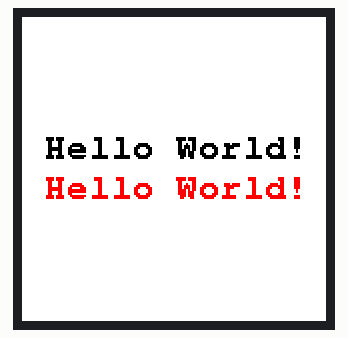
The program below on a simulated ESP32. Parts: 152×152 colour display.

Above: at 15.1 s.

The program:

main.cpp
```cpp
#include <Arduino.h>

#include "Adafruit_EPD.h"
#include <Fonts/FreeMonoBold9pt7b.h>

#define EPD_DC 17
#define EPD_CS 5
#define EPD_BUSY 4 // can set to -1 to not use a pin (will wait a fixed delay)
#define SRAM_CS -1
#define EPD_RESET 16 // can set to -1 and share with microcontroller Reset!
#define EPD_SPI &SPI // primary SPI

// 1.54" EPD 152x152
Adafruit_SSD1619 display(152, 152, EPD_DC, EPD_RESET, EPD_CS, SRAM_CS, EPD_BUSY, EPD_SPI);

// or when you use custom SPI pins:
// Adafruit_IL0373 display(int width, int height, int16_t SID, int16_t SCLK, int16_t DC, int16_t RST, int16_t CS, int16_t SRCS, int16_t MISO,	int16_t BUSY);

// You will need to install the Adafruit_EPD and Adafruit_GFX library to run this script.

// To draw on the display, you can use all drawing functions from the Adafruit GFX library
// https://learn.adafruit.com/adafruit-gfx-graphics-library/overview
// other examples: https://github.com/adafruit/Adafruit_EPD/tree/master/examples

void setup() {
	Serial.begin(115200);

	display.begin();

	display.setRotation(2);

	display.clearBuffer();

	display.setFont(&FreeMonoBold9pt7b);

	const char HelloWorld[] = "Hello World!";

	int16_t tbx, tby;
	uint16_t tbw, tbh;
	display.getTextBounds(HelloWorld, 0, 0, &tbx, &tby, &tbw, &tbh);
	uint16_t x = ((display.width() - tbw) / 2) - tbx;
	uint16_t y = ((display.height() - tbh) / 2) - tby;

	display.fillScreen(EPD_WHITE);

	display.setTextColor(EPD_BLACK);
	display.setCursor(x, y - 10);
	display.print(HelloWorld);

	display.setTextColor(EPD_RED);
	display.setCursor(x, y + 10);
	display.print(HelloWorld);

	display.display();
}

void loop() {
	// don't do anything!
}
```
